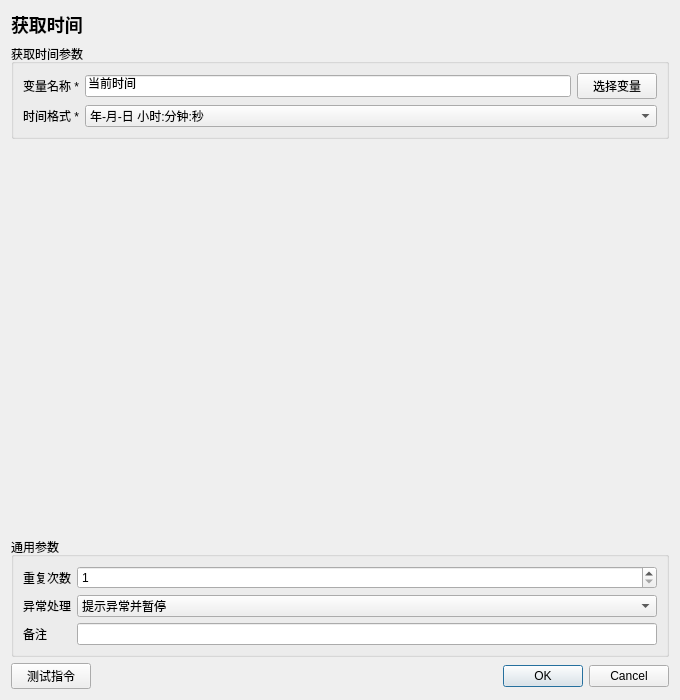
<?xml version="1.0" encoding="UTF-8"?>
<ui version="4.0"><class>InstructionEditor</class><widget class="QDialog" name="InstructionEditor">
<property name="geometry"><rect><x>0</x><y>0</y><width>680</width><height>700</height></rect></property><property name="minimumSize"><size><width>560</width><height>480</height></size></property><property name="windowTitle"><string>获取时间</string></property>
<layout class="QVBoxLayout" name="rootLayout">
<item><widget class="QLabel" name="titleLabel"><property name="text"><string>获取时间</string></property><property name="styleSheet"><string>font-size: 18px; font-weight: 600;</string></property></widget></item>
<item><widget class="QGroupBox" name="parameterGroupBox"><property name="title"><string>获取时间参数</string></property><layout class="QFormLayout" name="parameterFormLayout"><item row="0" column="0"><widget class="QLabel" name="parameterLabel_0"><property name="text"><string>变量名称 *</string></property></widget></item><item row="0" column="1"><widget class="QWidget" name="parameterContainer_0" native="true"><layout class="QHBoxLayout" name="parameterLayout_0"><property name="leftMargin"><number>0</number></property><property name="topMargin"><number>0</number></property><property name="rightMargin"><number>0</number></property><property name="bottomMargin"><number>0</number></property><item><widget class="QLineEdit" name="parameter_0"><property name="text"><string>当前时间</string></property></widget></item><item><widget class="QPushButton" name="auxiliary_0"><property name="text"><string>选择变量</string></property></widget></item></layout></widget></item>
<item row="1" column="0"><widget class="QLabel" name="parameterLabel_1"><property name="text"><string>时间格式 *</string></property></widget></item><item row="1" column="1"><widget class="QComboBox" name="parameter_1"><item><property name="text"><string>年-月-日 小时:分钟:秒</string></property></item><item><property name="text"><string>年/月/日 小时:分钟:秒</string></property></item><item><property name="text"><string>月/日/年 小时:分钟:秒</string></property></item><item><property name="text"><string>日-月-年 小时:分钟:秒</string></property></item><item><property name="text"><string>年-月-日</string></property></item><item><property name="text"><string>月/日/年</string></property></item><item><property name="text"><string>日-月-年</string></property></item><item><property name="text"><string>月/年</string></property></item><item><property name="text"><string>时间戳</string></property></item><property name="currentIndex"><number>0</number></property></widget></item></layout></widget></item>
<item><spacer name="verticalSpacer"><property name="orientation"><enum>Qt::Vertical</enum></property><property name="sizeHint" stdset="0"><size><width>20</width><height>20</height></size></property></spacer></item>
<item><widget class="QGroupBox" name="commonGroupBox"><property name="title"><string>通用参数</string></property><layout class="QFormLayout" name="commonFormLayout">
<item row="0" column="0"><widget class="QLabel" name="repeatLabel"><property name="text"><string>重复次数</string></property></widget></item><item row="0" column="1"><widget class="QSpinBox" name="repeatSpinBox"><property name="minimum"><number>1</number></property><property name="maximum"><number>999999</number></property><property name="value"><number>1</number></property></widget></item>
<item row="1" column="0"><widget class="QLabel" name="errorPolicyLabel"><property name="text"><string>异常处理</string></property></widget></item><item row="1" column="1"><widget class="QComboBox" name="errorPolicyComboBox"><item><property name="text"><string>自动跳过</string></property></item><item><property name="text"><string>提示异常并暂停</string></property></item><item><property name="text"><string>提示异常并停止</string></property></item><property name="currentIndex"><number>1</number></property></widget></item>
<item row="2" column="0"><widget class="QLabel" name="noteLabel"><property name="text"><string>备注</string></property></widget></item><item row="2" column="1"><widget class="QLineEdit" name="noteEdit"/></item>
</layout></widget></item>
<item><layout class="QHBoxLayout" name="footerLayout"><item><widget class="QPushButton" name="testButton"><property name="text"><string>测试指令</string></property></widget></item><item><spacer name="footerSpacer"><property name="orientation"><enum>Qt::Horizontal</enum></property><property name="sizeHint" stdset="0"><size><width>40</width><height>20</height></size></property></spacer></item><item><widget class="QDialogButtonBox" name="buttonBox"><property name="standardButtons"><set>QDialogButtonBox::Cancel|QDialogButtonBox::Ok</set></property></widget></item></layout></item>
</layout></widget><resources/><connections/></ui>
